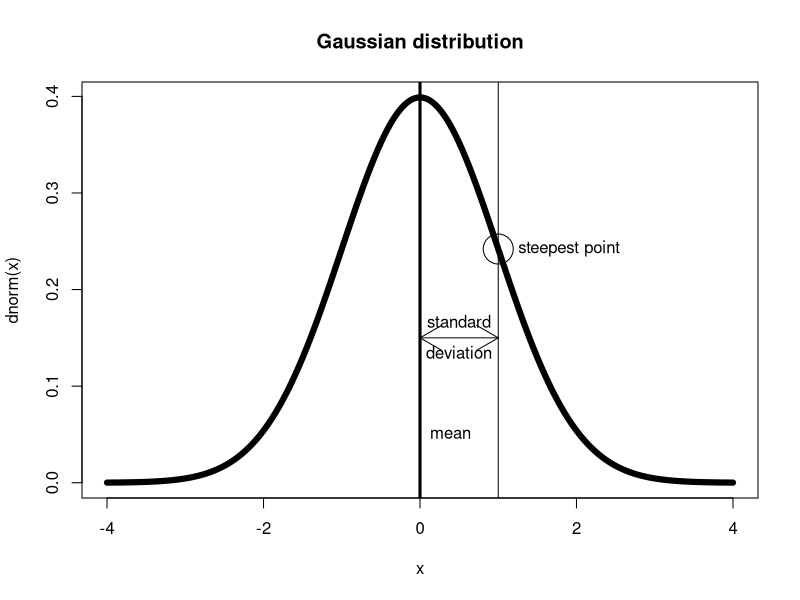
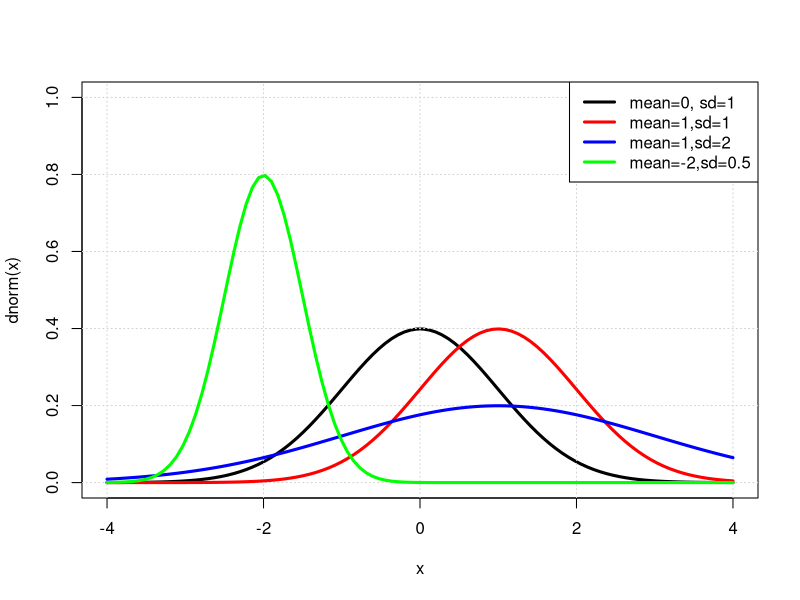
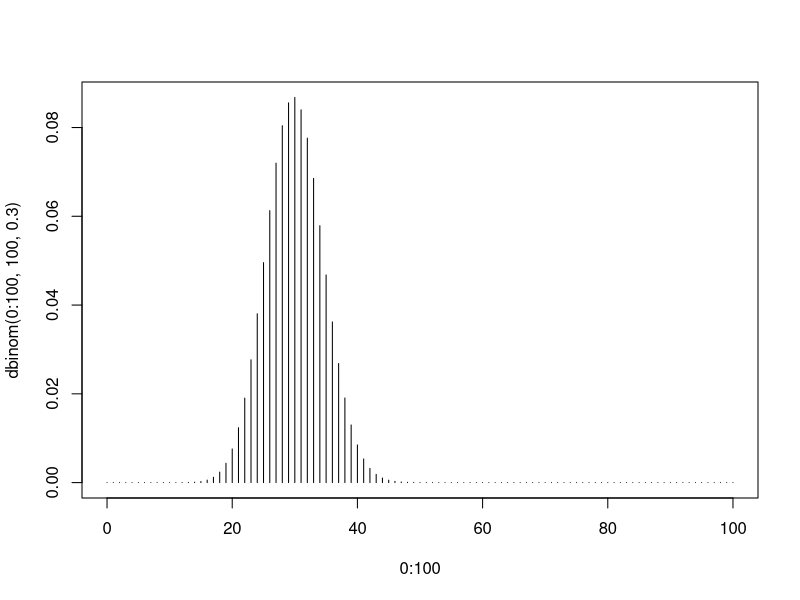
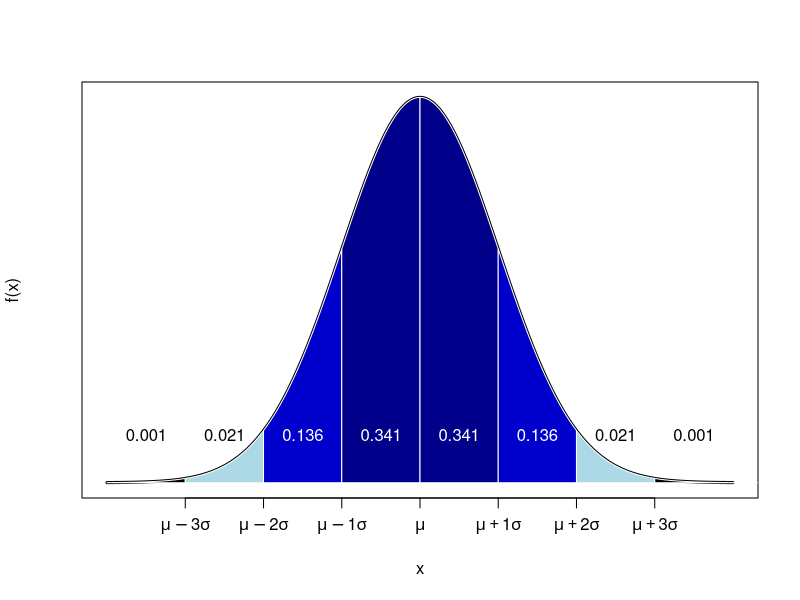
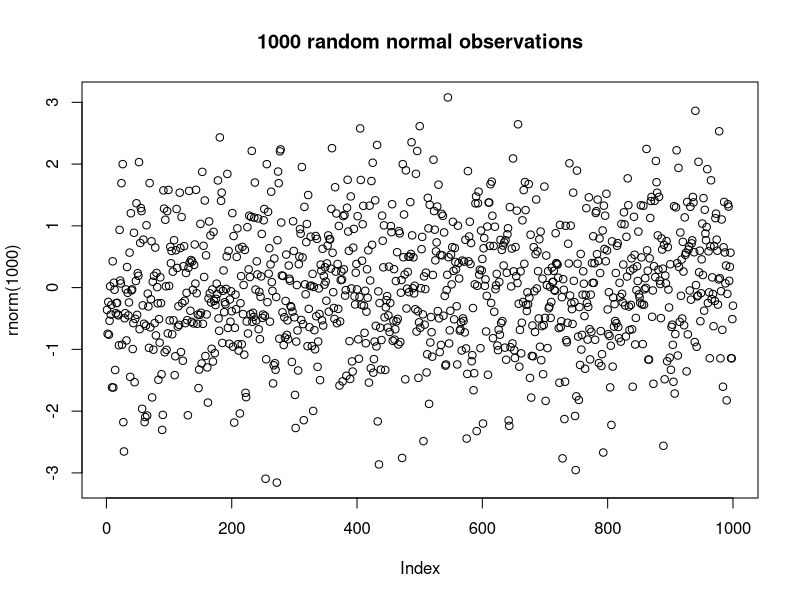
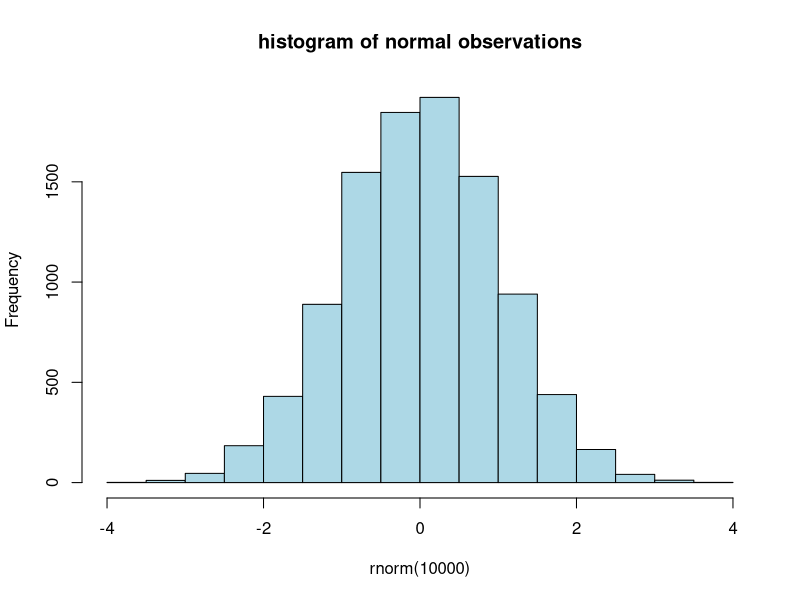
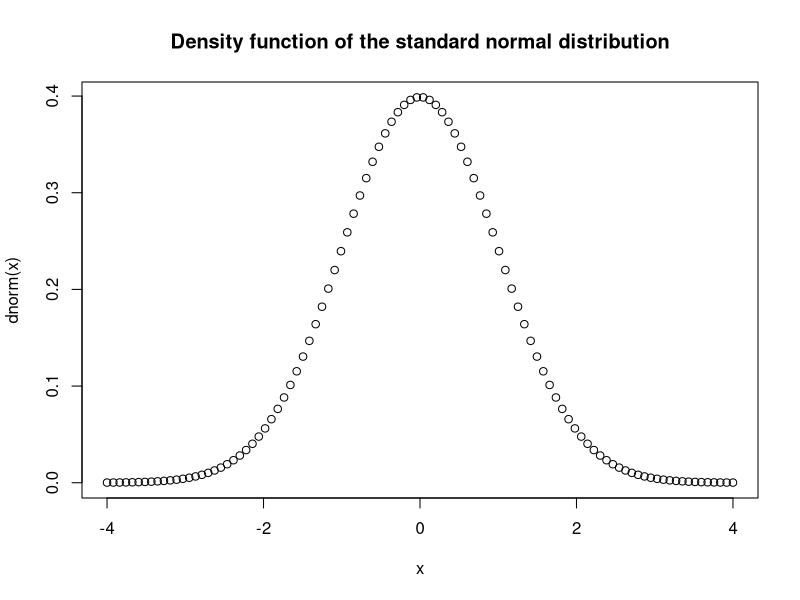
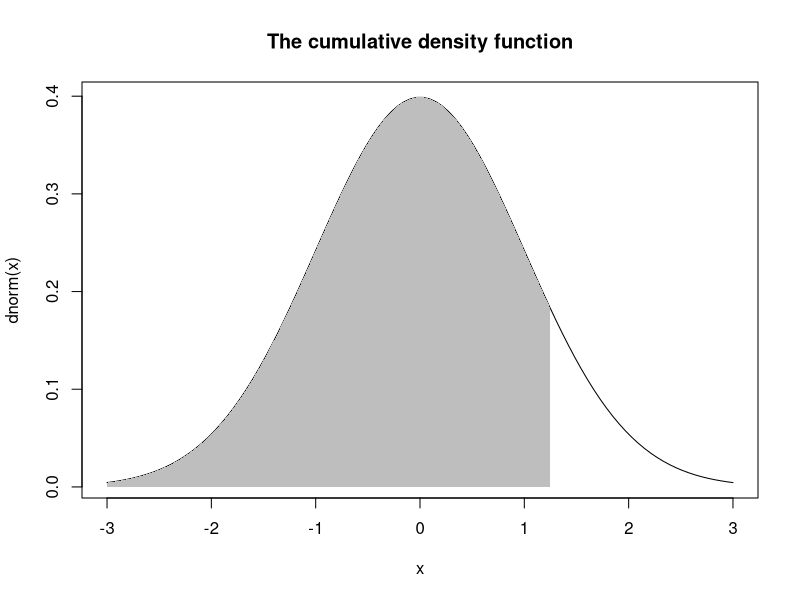

Recreate these plots in R, in order.
## ---- chunk 1
x <- seq(from=-4,to=4,len=1000)
plot(x,dnorm(x),type="l",lwd=6,main="Gaussian distribution")
abline(v=0,lwd=3)
text(0,0.05,'mean',pos=4)
abline(v=1,lwd=1)
points(1,dnorm(1),cex=4)
text(1,dnorm(1),"  steepest point",pos=4)
arrows(0,0.15,1,0.15,code=3)
text(0.5,0.15,'standard',pos=3)
text(0.5,0.15,'deviation',pos=1)
## ---- chunk 2
x <- seq(from = -4,to=4,len=100)
plot(x,dnorm(x),lwd=3,type='l',col='black',ylim=c(0,1))
grid()
points(x,dnorm(x,mean=1,sd=1),type='l',lwd=3,col='red')
points(x,dnorm(x,mean=1,sd=2),lwd=3,type='l',col='blue')
points(x,dnorm(x,mean=-2,sd=0.5),lwd=3,type='l',col='green')
legend("topright",lwd=3,col=c("black","red","blue","green"),
       legend=c("mean=0, sd=1","mean=1,sd=1","mean=1,sd=2","mean=-2,sd=0.5"))
## ---- chunk 3
plot(0:100,dbinom(0:100,100,0.3),type='h')
## ---- chunk 4
mu  <-  0
sigma <- 1
x = seq(from=-4, to=4, by=0.001)
plot(x, dnorm(x, mu, sigma), type="l", lwd=3, ylab="f(x)", yaxt="n", xaxt="n")
axis(side=1, at=-3:3, labels=c(  expression(mu ~-3*sigma),  expression(mu ~-2 *sigma),  expression(mu~-1 *sigma),  expression(mu),  expression(mu ~+1 *sigma),  expression(mu ~+2 *sigma),  expression(mu ~+3 *sigma) ))
Fx = pnorm(-4:4, mu, sigma)
cols = c("black", "lightblue", "mediumblue", "darkblue","darkblue", "mediumblue",  "lightblue","black")
colText = c("black", "black", "white", "white", "white", "white", "black", "black")

for(i in -4:4){
  j <- i+1
  k <- 5
  ijvals <- seq(i, j, 0.001)
  polygon(x=c(i,ijvals , j), y= c(0, dnorm(ijvals, 0, 1), 0), col=cols[i+k], border="white")
  text((i+0.5), 0.05, labels=round(diff(Fx)[i+k],digits=3), col=colText[i+k])
}
## ---- chunk 5
rnorm(10)    # standard Normal
## ---- chunk 6
rnorm(20,mean=10,sd=0.03)
## ---- chunk 7
plot(rnorm(1000),main="1000 random normal observations")
## ---- chunk 8
hist(rnorm(10000), col='lightblue',main="histogram of normal observations")
## ---- chunk 9
dnorm(0)
dnorm(1)
dnorm(3)
dnorm(-3)
## ---- chunk 10
x <- seq(from=-4,to=4,len=100)
plot(x,dnorm(x),main="Density function of the standard normal distribution")
## ---- chunk 11
x <- seq(from=-3,to=3,len=100)
plot(x,dnorm(x),type="l",main="The cumulative density function")
x <- x[x<1.3]
polygon(x=c(x,rev(x)),y=dnorm(c(x+1e100,rev(x))),border=NA,col="gray")
## ---- chunk 12
pnorm(1.3)
## ---- chunk 13
set.seed(0)
## ---- chunk 14
table(rnorm(1e6) < 1.3)
## ---- chunk 15
pnorm(6.1,mean=5,sd=2.2)
## ---- chunk 16
1-pnorm(4.3,mean=5,sd=2.2)
## ---- chunk 17
pnorm(11.9,10,2.2)-pnorm(11.2,10,2.2)
## ---- chunk 18
x <- rnorm(1e6,10,2.2)
table((x>11.2) & (x<11.9))
